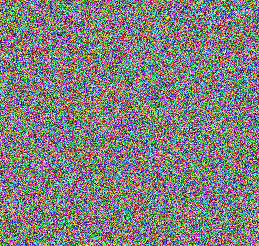
#> input picture random_image/.731099.png, 259 x 246 px, given in place of sample_logo.PNG, which was not available
$ python chap5_04.py
#> lines starting #> are read from the running program, lines starting #| are printed output that depends on the picture
import time
import os
from PIL import Image
import sys

# 작업 시작 메시지를 출력합니다.
print("Process Start.")

# 시작 시점의 시간을 기록합니다.
start_time = time.time()
# 사진이 저장된 폴더명을 입력받습니다.
directory = "random_image"

# 사진에 삽입할 로고 파일을 입력받습니다.
logo_filename = "sample_logo.PNG"

# 결과물을 저장할 폴더를 생성합니다.
out_dir ="images_with_logo"
if out_dir not in os.listdir():
    os.mkdir(out_dir)


# 폴더의 내용물을 열람해 목록을 생성합니다.
input_files = os.listdir(directory)

# 로고 파일을 불러옵니다.
logo = Image.open(logo_filename)
#> logo is the input picture: PIL image 259x246 RGB; mean R, G, B 127, 127.4, 127.2
logo_x, logo_y = logo.size
#> logo_x = 259; logo_y = 246

# input_files에 저장된 파일 이름을 한 번에 하나씩 불러옵니다.
for filename in input_files:
    # 간혹 이미지 파일이 아닌 파일이 섞여있을 수 있습니다. 이걸 걸러냅니다.
    exp = filename.strip().split('.')[-1]
    if exp not in "JPG jpg JPEG jpeg PNG png BMP bmp":
        continue

    # 이미지를 불러옵니다.
    image = Image.open(directory + "/" + filename)

    # 이미지의 크기를 알아냅니다.
    Xdim, Ydim = image.size
#> Xdim = 259; Ydim = 246

    # 로고파일을 이미지에 맞게 적당히 확대/축소합니다.
    # 이미지와 로고의 가로/세로 비율이 다르기 때문에 비례식을 사용해야 합니다.
    # 초등학교 교과과정입니다. 따라서 어려워 보인다면 착각입니다. 아무튼 쉬운겁니다.

    # 이 경우 로고의 X축 길이가 이미지에 비해서 좀 깁니다.
    if logo_x / Xdim > logo_y / Ydim:
        # 로고의 x축 길이를 이미지의 x축 길이의 1/5로 조절합니다.
        new_logo_x = int(Xdim/5)
        # 로고의 y축 길이는 비례식으로 계산합니다.
        # new_logo_y : logo_y = new_logo_x : logo_x
        # 간단합니다. 초등학교때 다들 배웠습니다.
        new_logo_y = int(logo_y * (new_logo_x / logo_x))
    # 로고의 y축 길이가 이미지에 비해 긴 경우 반대로 합니다.
    else:
        new_logo_y = int(Ydim / 5)
#> new_logo_y = 49
        new_logo_x = int(logo_x * (new_logo_y / logo_y))
#> new_logo_x = 51

    # 이미지 크기에 맞게 축소/확대된 로고입니다.
    resized_logo = logo.resize((new_logo_x, new_logo_y))
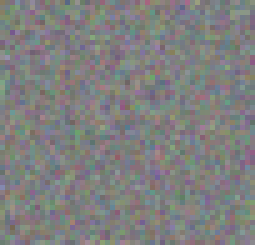
#> resized_logo: PIL image 51x49 RGB (shown 5 times larger); mean R, G, B 127, 127.4, 127.2

    # 입력받은 사진에 로고를 삽입합니다. 적당한 위치에 말이죠.
    # 대충 여백을 2%정도 주면 적당하겠죠? 이건 여러분의 취향에 달려 있습니다.
#> (the run stopped early here; a loop or call above may not have finished)

$ run again, on random_image/8558018.png
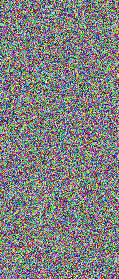
#> input picture random_image/8558018.png, 119 x 279 px, given in place of sample_logo.PNG, which was not available
#> logo is the input picture: PIL image 119x279 RGB; mean R, G, B 127.2, 128.1, 127.3
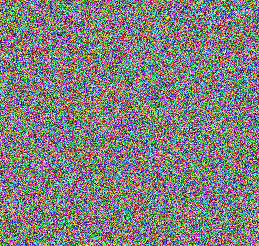
#> input picture random_image/.731099.png, 259 x 246 px
#> image is the input picture: PIL image 259x246 RGB; mean R, G, B 127, 127.4, 127.2
#> `resized_logo = logo.resize((new_logo_x, new_logo_y))`:
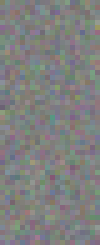
#> resized_logo: PIL image 20x49 RGB (shown 5 times larger); mean R, G, B 127.2, 128.1, 127.3

$ run again, on random_image/8697996.png
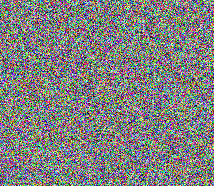
#> input picture random_image/8697996.png, 214 x 186 px, given in place of sample_logo.PNG, which was not available
#> logo is the input picture: PIL image 214x186 RGB; mean R, G, B 127.5, 127.8, 127.2
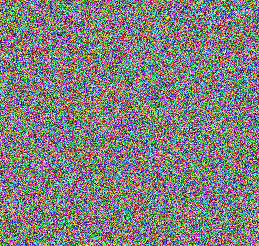
#> input picture random_image/.731099.png, 259 x 246 px
#> image is the input picture: PIL image 259x246 RGB; mean R, G, B 127, 127.4, 127.2
#> `resized_logo = logo.resize((new_logo_x, new_logo_y))`:
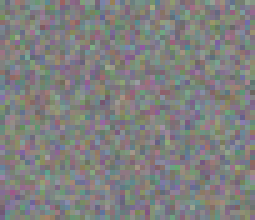
#> resized_logo: PIL image 51x44 RGB (shown 5 times larger); mean R, G, B 127.5, 127.8, 127.3

$ run again, on random_image/8797975.png
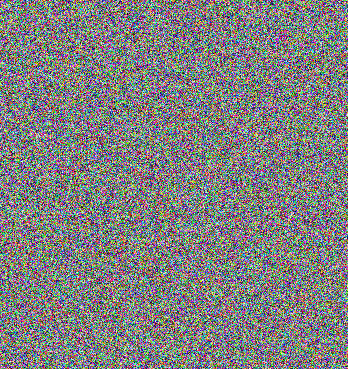
#> input picture random_image/8797975.png, 348 x 369 px, given in place of sample_logo.PNG, which was not available
#> logo is the input picture: PIL image 348x369 RGB; mean R, G, B 127.3, 127.5, 127.4
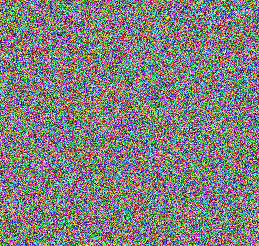
#> input picture random_image/.731099.png, 259 x 246 px
#> image is the input picture: PIL image 259x246 RGB; mean R, G, B 127, 127.4, 127.2
#> `resized_logo = logo.resize((new_logo_x, new_logo_y))`:
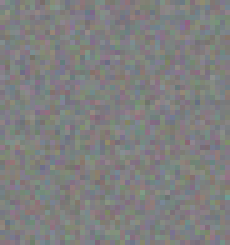
#> resized_logo: PIL image 46x49 RGB (shown 5 times larger); mean R, G, B 127.3, 127.5, 127.4
